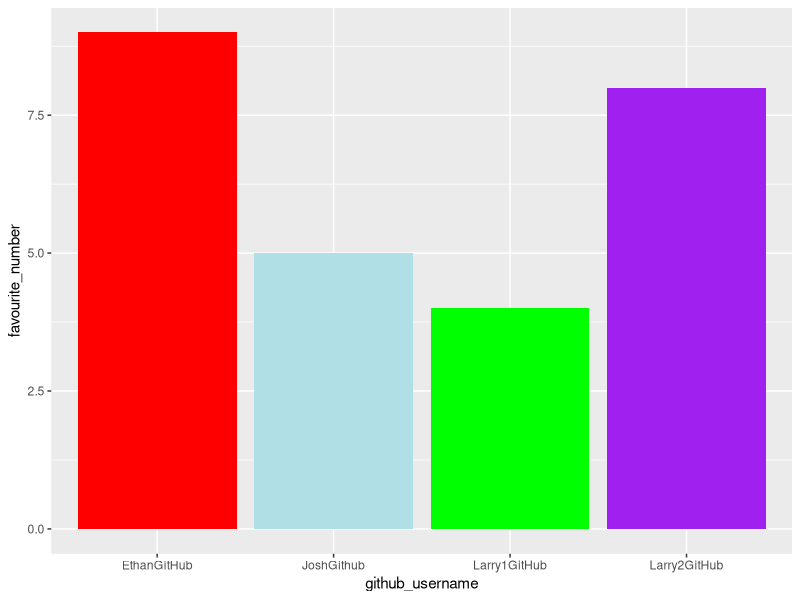
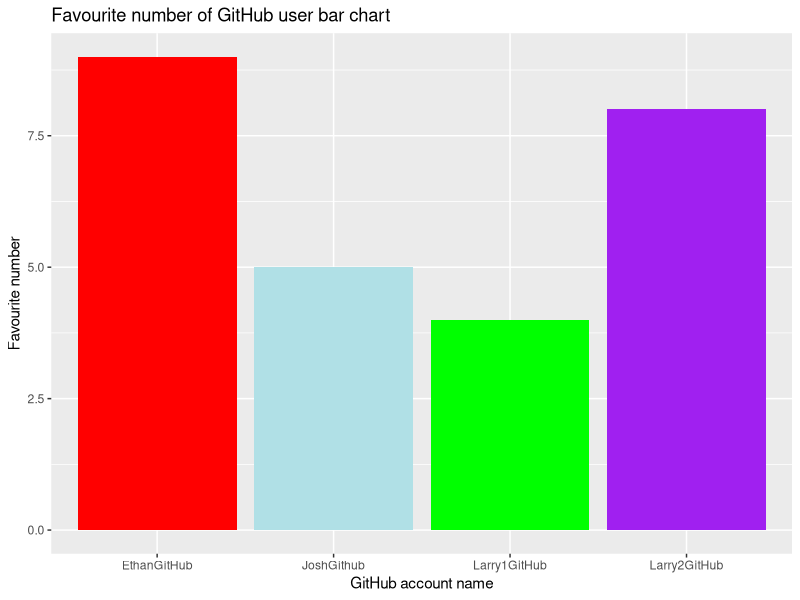
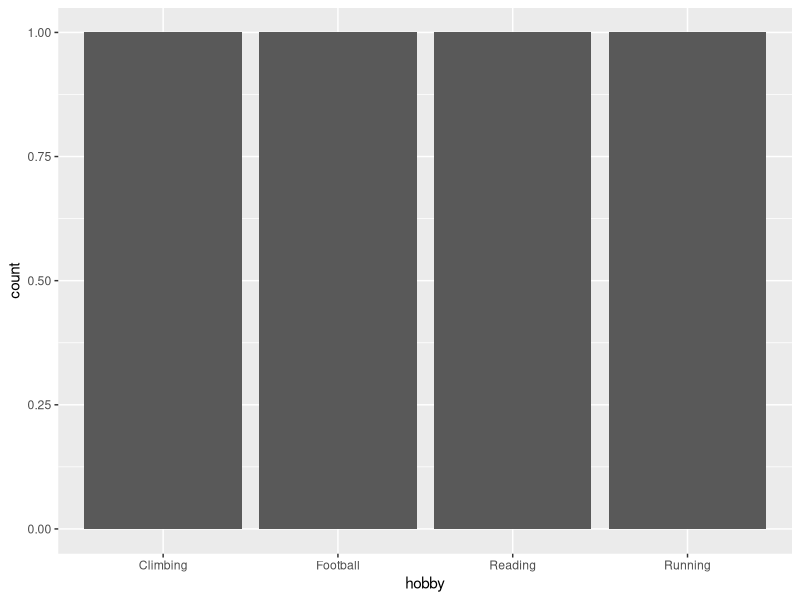

Write the R code that produced these figures, in order.
## ---- chunk 1
library(tidyverse) 
## ---- chunk 2
team_data <- tibble(
  name = c("Josh", "Larry 1", "Larry 2", 
           "Ethan"),
  github_username = c("JoshGithub", "Larry1GitHub", "Larry2GitHub", 
                      "EthanGitHub"), 
  colour = c("powderblue", "green", "purple", 
             "red"),
  hobby = c("Reading", "Running", "Football", 
            "Climbing"),
  favourite_number = c(5, 4, 8, 9)
  )

team_data
## ---- chunk 3
p1 <- ggplot(data = team_data, 
             mapping = aes(x = github_username, 
                           y = favourite_number,
                           fill = colour), 
             ) +
   geom_col() +
   scale_fill_identity()
p1
## ---- chunk 4
p1 + labs(x = "GitHub account name", 
          y = "Favourite number",
          title = "Favourite number of GitHub user bar chart")
## ---- chunk 5
p2 <- ggplot(team_data, aes(x = hobby)) +
  geom_bar()
p2
